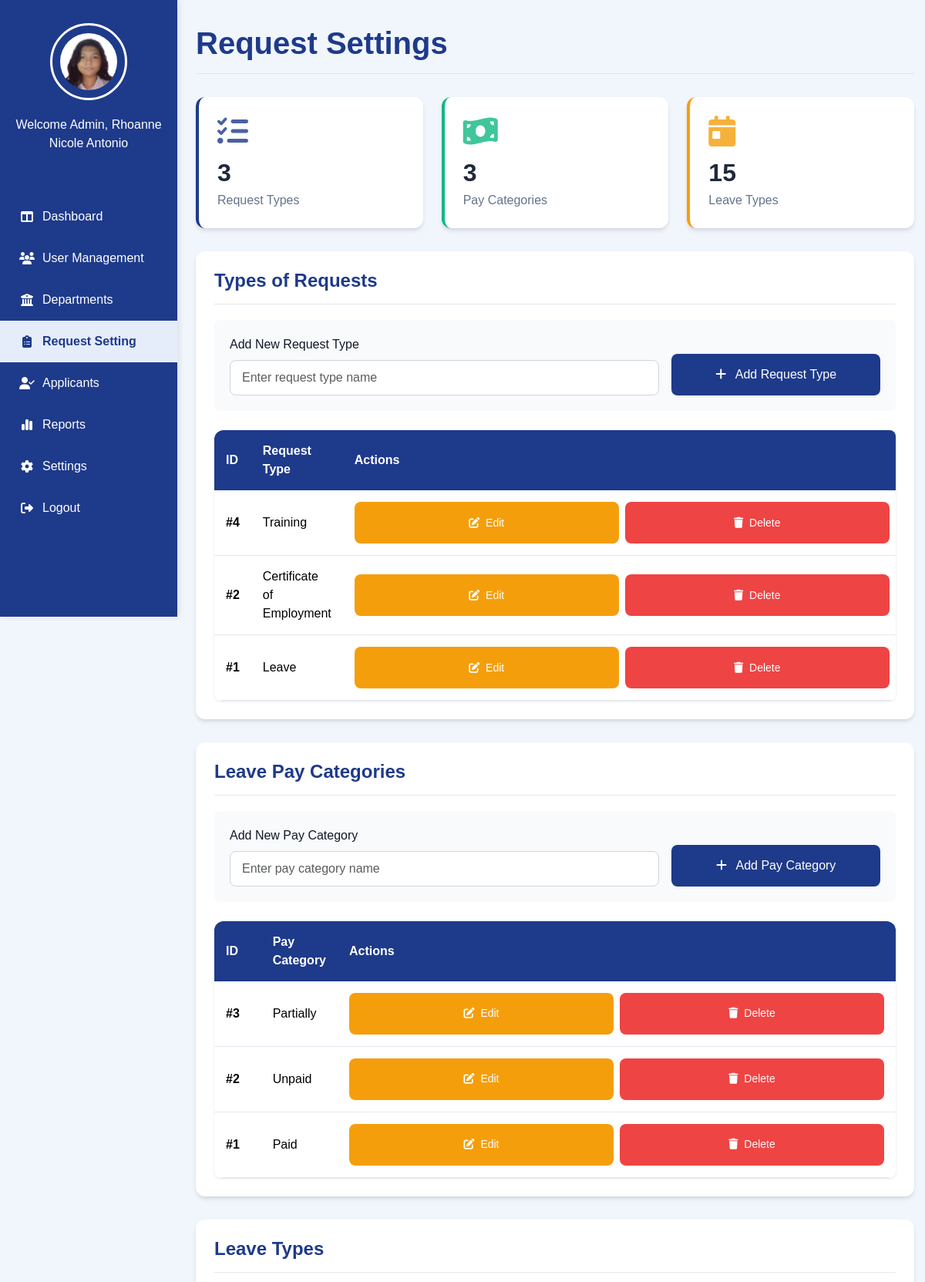
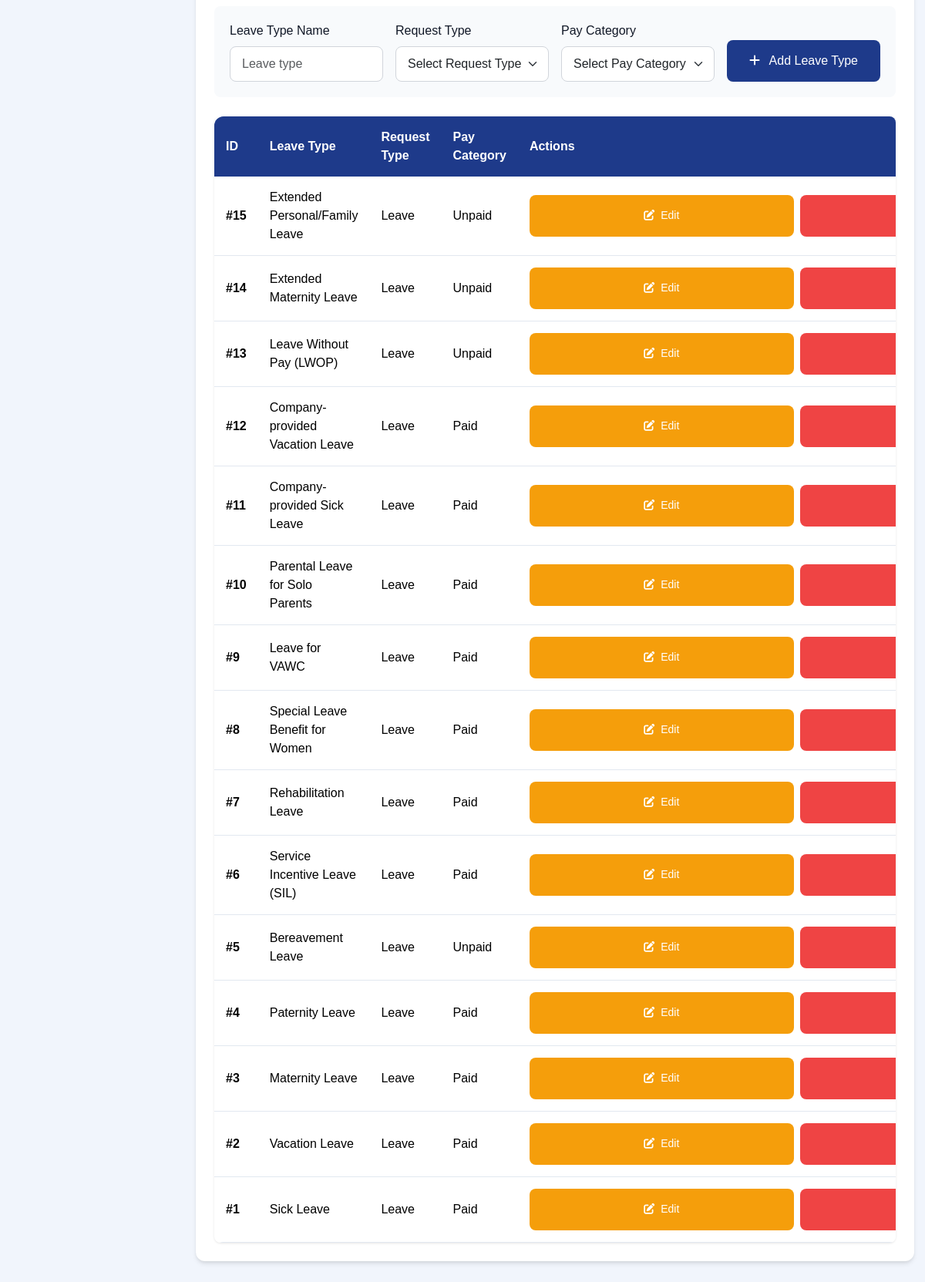
The app's page /Admin_RequestSetting.php (signed in) with its own data (2 pictures, top to bottom).
### tables this page shows
CREATE TABLE `employee` (
  `empID` varchar(100) NOT NULL,
  `fullname` varchar(50) NOT NULL,
  `department` varchar(50) NOT NULL,
  `position` varchar(50) NOT NULL,
  `salary_grade` int(11) DEFAULT NULL,
  `step` varchar(50) DEFAULT NULL,
  `type_name` varchar(50) NOT NULL,
  `shift_type` enum('Fixed','Rotational') DEFAULT 'Rotational',
  `default_shift_id` int(11) DEFAULT NULL,
  `work_hours_per_week` int(11) DEFAULT 40,
  `assigned_by` varchar(100) DEFAULT NULL,
  `email_address` varchar(100) NOT NULL,
  `home_address` varchar(255) NOT NULL,
  `contact_number` varchar(20) NOT NULL,
  `date_of_birth` date DEFAULT NULL,
  `gender` enum('Male','Female') DEFAULT NULL,
  `emergency_contact` varchar(20) DEFAULT NULL,
  `TIN_number` varchar(20) DEFAULT NULL,
  `phil_health_number` varchar(20) DEFAULT NULL,
  `SSS_number` varchar(20) DEFAULT NULL,
  `pagibig_number` varchar(20) DEFAULT NULL,
  `profile_pic` varchar(255) DEFAULT NULL,
  `hired_at` date DEFAULT NULL
);

CREATE TABLE `types_of_requests` (
  `id` int(11) NOT NULL,
  `request_type_name` varchar(100) NOT NULL
);

CREATE TABLE `leave_pay_categories` (
  `id` int(11) NOT NULL,
  `category_name` varchar(50) NOT NULL
);

CREATE TABLE `leave_types` (
  `id` int(11) NOT NULL,
  `request_type_id` int(11) NOT NULL,
  `leave_type_name` varchar(100) NOT NULL,
  `pay_category_id` int(11) DEFAULT 1
);

### Admin_RequestSetting.php (the view, shortened to what this page needs)
<?php
require 'admin/db.connect.php';
$adminname = $_SESSION['fullname'] ?? "Human Resource (HR) Admin";
$employeeID = $_SESSION['applicant_employee_id'] ?? null;
if ($employeeID) {
    $stmt = $conn->prepare("SELECT profile_pic FROM employee WHERE empID = ?");
    $stmt->bind_param("s", $employeeID);
    $stmt->execute();
    $result = $stmt->get_result();
    if ($result->num_rows > 0) {
        $row = $result->fetch_assoc();
        $profile_picture = !empty($row['profile_pic'])
            ? "uploads/employees/" . $row['profile_pic']
            : "uploads/employees/default.png";
    } else {
        $profile_picture = "uploads/employees/default.png";
    }
} else {
    $adminname = $_SESSION['fullname'] ?? "Employee";
    $profile_picture = "uploads/employees/default.png";
}
$typesReq = $conn->query("SELECT * FROM types_of_requests ORDER BY id DESC");
$payCats  = $conn->query("SELECT * FROM leave_pay_categories ORDER BY id DESC");
$leaveTypes = $conn->query("
    SELECT lt.id, lt.leave_type_name, tr.request_type_name, pc.category_name, lt.request_type_id, lt.pay_category_id
    FROM leave_types lt
    JOIN types_of_requests tr ON lt.request_type_id = tr.id
    LEFT JOIN leave_pay_categories pc ON lt.pay_category_id = pc.id
    ORDER BY lt.id DESC
");
$requestCount = $conn->query("SELECT COUNT(*) as count FROM types_of_requests")->fetch_assoc()['count'];
$categoryCount = $conn->query("SELECT COUNT(*) as count FROM leave_pay_categories")->fetch_assoc()['count'];
$leaveTypeCount = $conn->query("SELECT COUNT(*) as count FROM leave_types")->fetch_assoc()['count'];
?>
<!DOCTYPE html>
<html lang="en">
<head>
    <link rel="stylesheet" href="admin-sidebar.css">
    <link href="https://cdn.jsdelivr.net/npm/bootstrap@5.3.3/dist/css/bootstrap.min.css" rel="stylesheet">
    <link rel="stylesheet" href="https://cdnjs.cloudflare.com/ajax/libs/font-awesome/6.5.0/css/all.min.css">
</head>
<body>
    <div class="sidebar">
        <div class="sidebar-logo">
             <a href="Admin_Profile.php" class="sidebar_logo">
             <img src="<?php echo htmlspecialchars($profile_picture); ?>" alt="Profile" class="sidebar-profile-img">
             </a>
        </div>
        <div class="sidebar-name">
            <p><?php echo "Welcome Admin, $adminname"; ?></p>
        </div>
        <ul class="nav flex-column">
            <li><a href="Admin_Dashboard.php"><i class="fa-solid fa-table-columns"></i> Dashboard</a></li>
            <li><a href="Admin_UserManagement.php"><i class="fa-solid fa-users"></i> User Management</a></li>
            <li><a href="Admin_Departments.php"><i class="fa-solid fa-building-columns"></i> Departments</a></li>
            <li class="active"><a href="Admin_RequestSetting.php"><i class="fa-solid fa-clipboard-list"></i> Request Setting</a></li>
            <li><a href="Admin-Applicants.php"><i class="fa-solid fa-user-check"></i> Applicants</a></li>
            <li><a href="Admin_Reports.php"><i class="fa-solid fa-chart-simple"></i> Reports</a></li>
            <li><a href="Admin-Settings.php"><i class="fa-solid fa-gear"></i> Settings</a></li>
            <li><a href="Login.php"><i class="fa-solid fa-right-from-bracket"></i> Logout</a></li>
        </ul>
    </div>
    <main class="main-content">
        <div class="main-content-header">
            <h1>Request Settings</h1>
        </div>
        <div class="stats-container">
            <div class="stat-card request-types">
                <i class="fa-solid fa-list-check"></i>
                <h3><?php echo $requestCount; ?></h3>
                <p>Request Types</p>
            </div>
            <div class="stat-card pay-categories">
                <i class="fa-solid fa-money-bill-wave"></i>
                <h3><?php echo $categoryCount; ?></h3>
                <p>Pay Categories</p>
            </div>
            <div class="stat-card leave-types">
                <i class="fa-solid fa-calendar-day"></i>
                <h3><?php echo $leaveTypeCount; ?></h3>
                <p>Leave Types</p>
            </div>
        </div>
        <div class="container-fluid px-0">
            <div class="settings-section">
                <div class="section-header">
                    <h2 class="section-title">Types of Requests</h2>
                </div>
                <div class="add-form">
                    <form method="POST" class="row g-3 align-items-end">
                        <div class="col-md-8">
                            <label for="new_request_type" class="form-label">Add New Request Type</label>
                            <input type="text" name="new_request_type" id="new_request_type" required class="form-control" placeholder="Enter request type name">
                        </div>
                        <div class="col-md-4">
                            <button class="btn btn-primary w-100" name="add_request_type">
                                <i class="fa-solid fa-plus me-2"></i> Add Request Type
                            </button>
                        </div>
                    </form>
                </div>
                <div class="table-container">
                    <table class="table table-hover">
                        <thead>
                            <tr>
                                <th width="10%">ID</th>
                                <th>Request Type</th>
                                <th width="20%">Actions</th>
                            </tr>
                        </thead>
                        <tbody>
                            <?php
                            $typesReq->data_seek(0);
                            while($row = $typesReq->fetch_assoc()):
                            ?>
                                <tr class="fade-in">
                                    <td><strong>#<?= $row['id'] ?></strong></td>
                                    <td><?= $row['request_type_name'] ?></td>
                                    <td>
                                        <div class="action-buttons">
                                            <button type="button" class="btn btn-warning btn-sm"
                                                    onclick="openEditRequestTypeModal(<?= $row['id'] ?>, '<?= $row['request_type_name'] ?>')">
                                                <i class="fa-solid fa-pen-to-square me-1"></i> Edit
                                            </button>
                                            <button type="button" class="btn btn-danger btn-sm"
                                                    onclick="openDeleteModal('request_type', <?= $row['id'] ?>, '<?= $row['request_type_name'] ?>')">
                                                <i class="fa-solid fa-trash me-1"></i> Delete
                                            </button>
                                        </div>
                                    </td>
                                </tr>
                            <?php endwhile; ?>
                        </tbody>
                    </table>
                </div>
            </div>
            <div class="settings-section">
                <div class="section-header">
                    <h2 class="section-title">Leave Pay Categories</h2>
                </div>
                <div class="add-form">
                    <form method="POST" class="row g-3 align-items-end">
                        <div class="col-md-8">
                            <label for="new_pay_category" class="form-label">Add New Pay Category</label>
                            <input type="text" name="new_pay_category" id="new_pay_category" required class="form-control" placeholder="Enter pay category name">
                        </div>
                        <div class="col-md-4">
                            <button class="btn btn-primary w-100" name="add_pay_category">
                                <i class="fa-solid fa-plus me-2"></i> Add Pay Category
                            </button>
                        </div>
                    </form>
                </div>
                <div class="table-container">
                    <table class="table table-hover">
                        <thead>
                            <tr>
                                <th width="10%">ID</th>
                                <th>Pay Category</th>
                                <th width="20%">Actions</th>
                            </tr>
                        </thead>
                        <tbody>
                            <?php
                            $payCats->data_seek(0);
                            while($row = $payCats->fetch_assoc()):
                            ?>
                                <tr class="fade-in">
                                    <td><strong>#<?= $row['id'] ?></strong></td>
                                    <td><?= $row['category_name'] ?></td>
                                    <td>
                                        <div class="action-buttons">
                                            <button type="button" class="btn btn-warning btn-sm"
                                                    onclick="openEditPayCategoryModal(<?= $row['id'] ?>, '<?= $row['category_name'] ?>')">
                                                <i class="fa-solid fa-pen-to-square me-1"></i> Edit
                                            </button>
                                            <button type="button" class="btn btn-danger btn-sm"
                                                    onclick="openDeleteModal('pay_category', <?= $row['id'] ?>, '<?= $row['category_name'] ?>')">
                                                <i class="fa-solid fa-trash me-1"></i> Delete
                                            </button>
                                        </div>
                                    </td>
                                </tr>
                            <?php endwhile; ?>
                        </tbody>
                    </table>
                </div>
            </div>
            <div class="settings-section">
                <div class="section-header">
                    <h2 class="section-title">Leave Types</h2>
                </div>
                <div class="add-form">
                    <form method="POST" class="row g-3 align-items-end">
                        <div class="col-md-3">
                            <label for="leave_name" class="form-label">Leave Type Name</label>
                            <input type="text" name="leave_name" id="leave_name" class="form-control" placeholder="Leave type" required>
                        </div>
                        <div class="col-md-3">
                            <label for="req_type" class="form-label">Request Type</label>
                            <select name="req_type" id="req_type" class="form-select" required>
                                <option value="">Select Request Type</option>
                            </select>
                        </div>
                        <div class="col-md-3">
                            <label for="pay_cat" class="form-label">Pay Category</label>
                            <select name="pay_cat" id="pay_cat" class="form-select" required>
                                <option value="">Select Pay Category</option>
                            </select>
                        </div>
                        <div class="col-md-3">
                            <button class="btn btn-primary w-100" name="add_leave_type">
                                <i class="fa-solid fa-plus me-2"></i> Add Leave Type
                            </button>
                        </div>
                    </form>
                </div>
                <div class="table-container">
                    <table class="table table-hover">
                        <thead>
                            <tr>
                                <th width="8%">ID</th>
                                <th>Leave Type</th>
                                <th>Request Type</th>
                                <th>Pay Category</th>
                                <th width="18%">Actions</th>
                            </tr>
                        </thead>
                        <tbody>
                            <?php
                            $leaveTypes->data_seek(0);
                            while($row = $leaveTypes->fetch_assoc()):
                            ?>
                                <tr class="fade-in">
                                    <td><strong>#<?= $row['id'] ?></strong></td>
                                    <td><?= $row['leave_type_name'] ?></td>
                                    <td><?= $row['request_type_name'] ?></td>
                                    <td><?= $row['category_name'] ?></td>
                                    <td>
                                        <div class="action-buttons">
                                            <button type="button" class="btn btn-warning btn-sm"
                                                    onclick="openEditLeaveTypeModal(<?= $row['id'] ?>, '<?= $row['leave_type_name'] ?>', <?= $row['request_type_id'] ?>, <?= $row['pay_category_id'] ?>)">
                                                <i class="fa-solid fa-pen-to-square me-1"></i> Edit
                                            </button>
                                            <button type="button" class="btn btn-danger btn-sm"
                                                    onclick="openDeleteModal('leave_type', <?= $row['id'] ?>, '<?= $row['leave_type_name'] ?>')">
                                            </button>
                                        </div>
                                    </td>
                                </tr>
                            <?php endwhile; ?>
                        </tbody>
                    </table>
                </div>
            </div>
        </div>
    </main>
</body>
</html>

### records on screen
employee: profile_pic (picture)
types_of_requests: id "4", request_type_name "Training"
types_of_requests: id "2", request_type_name "Certificate of Employment"
types_of_requests: id "1", request_type_name "Leave"
leave_pay_categories: id "3", category_name "Partially"
leave_pay_categories: id "2", category_name "Unpaid"
leave_pay_categories: id "1", category_name "Paid"
leave_types: id "15", leave_type_name "Extended Personal/Family Leave", request_type.request_type_name "Leave", pay_category.category_name "Unpaid"
leave_types: id "14", leave_type_name "Extended Maternity Leave", request_type.request_type_name "Leave", pay_category.category_name "Unpaid"
leave_types: id "13", leave_type_name "Leave Without Pay (LWOP)", request_type.request_type_name "Leave", pay_category.category_name "Unpaid"
leave_types: id "12", leave_type_name "Company-provided Vacation Leave", request_type.request_type_name "Leave", pay_category.category_name "Paid"
leave_types: id "11", leave_type_name "Company-provided Sick Leave", request_type.request_type_name "Leave", pay_category.category_name "Paid"
leave_types: id "10", leave_type_name "Parental Leave for Solo Parents", request_type.request_type_name "Leave", pay_category.category_name "Paid"
leave_types: id "9", leave_type_name "Leave for VAWC", request_type.request_type_name "Leave", pay_category.category_name "Paid"
leave_types: id "8", leave_type_name "Special Leave Benefit for Women", request_type.request_type_name "Leave", pay_category.category_name "Paid"
leave_types: id "7", leave_type_name "Rehabilitation Leave", request_type.request_type_name "Leave", pay_category.category_name "Paid"
leave_types: id "6", leave_type_name "Service Incentive Leave (SIL)", request_type.request_type_name "Leave", pay_category.category_name "Paid"
leave_types: id "5", leave_type_name "Bereavement Leave", request_type.request_type_name "Leave", pay_category.category_name "Unpaid"
leave_types: id "4", leave_type_name "Paternity Leave", request_type.request_type_name "Leave", pay_category.category_name "Paid"
leave_types: id "3", leave_type_name "Maternity Leave", request_type.request_type_name "Leave", pay_category.category_name "Paid"
leave_types: id "2", leave_type_name "Vacation Leave", request_type.request_type_name "Leave", pay_category.category_name "Paid"
leave_types: id "1", leave_type_name "Sick Leave", request_type.request_type_name "Leave", pay_category.category_name "Paid"

### other values on screen
$adminname "Rhoanne Nicole Antonio"
$requestCount "3"
$categoryCount "3"
$leaveTypeCount "15"
